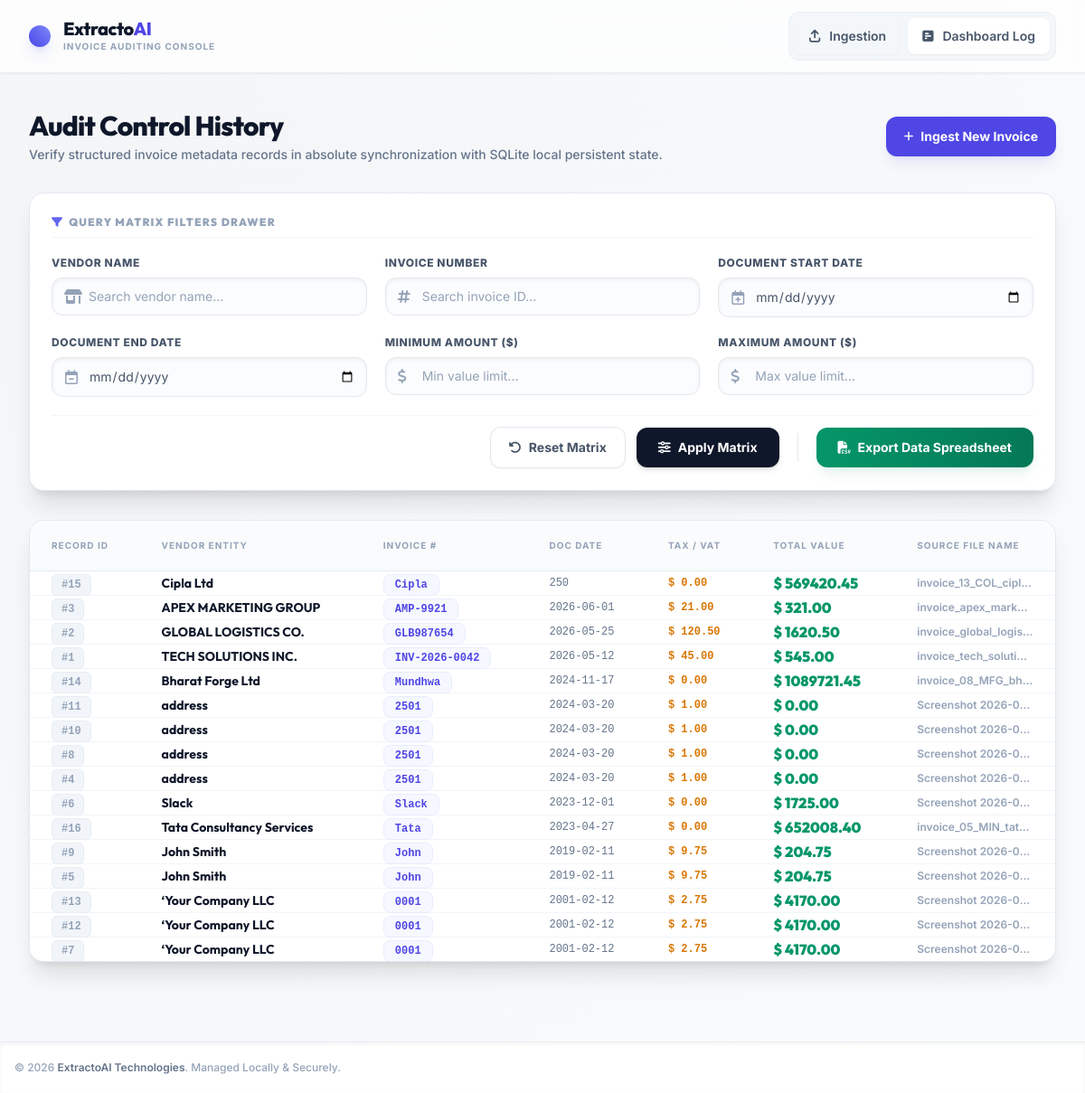
/dashboard, run on the app's committed database.
### tables this page shows
CREATE TABLE invoices (
            id INTEGER PRIMARY KEY AUTOINCREMENT,
            vendor_name TEXT NOT NULL,
            invoice_number TEXT NOT NULL,
            invoice_date TEXT NOT NULL,
            tax_amount REAL DEFAULT 0.00,
            total_amount REAL DEFAULT 0.00,
            file_name TEXT,
            uploaded_at TIMESTAMP DEFAULT CURRENT_TIMESTAMP
        );

### app.py (the view)
@app.route('/dashboard')
def dashboard():
    query, params = build_dashboard_query(request.args)
    conn = get_db_connection()
    invoices = conn.execute(query, params).fetchall()
    conn.close()
    total_invoices = len(invoices)
    gross_spend = sum(row['total_amount'] for row in invoices)
    total_tax = sum(row['tax_amount'] for row in invoices)
    metrics = {
        "total_invoices": total_invoices,
        "gross_spend": gross_spend,
        "total_tax": total_tax
    }
    return render_template('dashboard.html', invoices=invoices, filters=request.args, metrics=metrics)

### app.py (called while the page is built)
def get_db_connection():
    conn = sqlite3.connect(Config.DATABASE_PATH)
    conn.row_factory = sqlite3.Row  # Access columns by name like a dict
    return conn

### templates/dashboard.html (shortened to what this page needs)
{% extends 'base.html' %}
{% block content %}
<div class="space-y-8">
    <div class="flex flex-col sm:flex-row justify-between items-start sm:items-center gap-4">
        <div>
            <h1 class="text-3xl font-extrabold text-slate-900 tracking-tight font-heading">Audit Control History</h1>
            <p class="text-sm text-slate-500 mt-1 font-medium">Verify structured invoice metadata records in absolute synchronization with SQLite local persistent state.</p>
        </div>
        <a href="/" class="inline-flex items-center gap-2 bg-indigo-600 hover:bg-indigo-700 text-white font-bold text-sm px-5 py-3 rounded-xl shadow-lg shadow-indigo-600/10 transition-all duration-200 active:scale-95">
            <i class="fa-solid fa-plus text-xs"></i> Ingest New Invoice
        </a>
    </div>
    <div class="bg-white p-6 rounded-2xl border border-slate-200 shadow-xl glass-card custom-glow">
        <form method="GET" action="/dashboard" class="space-y-5">
            <h4 class="text-xs font-black text-slate-400 uppercase tracking-widest border-b border-slate-100 pb-2 flex items-center gap-1.5 select-none">
                <i class="fa-solid fa-filter text-indigo-500"></i> Query Matrix Filters Drawer
            </h4>
            <div class="grid grid-cols-1 sm:grid-cols-2 md:grid-cols-3 gap-5">
                <div>
                    <label for="vendor_name" class="block text-xs font-extrabold text-slate-600 uppercase tracking-wider mb-2">Vendor Name</label>
                    <div class="relative">
                        <span class="absolute inset-y-0 left-0 pl-3.5 flex items-center text-slate-400"><i class="fa-solid fa-shop"></i></span>
                        <input type="text" id="vendor_name" name="vendor_name" value="{{ filters.vendor_name | default('') }}" placeholder="Search vendor name..." class="w-full text-sm py-2.5 pl-10 pr-3 border border-slate-200 rounded-xl shadow-inner focus:outline-none focus:border-indigo-500 focus:ring-1 focus:ring-indigo-500 placeholder-slate-400 bg-slate-50/50">
                    </div>
                </div>
                <div>
                    <label for="invoice_number" class="block text-xs font-extrabold text-slate-600 uppercase tracking-wider mb-2">Invoice Number</label>
                    <div class="relative">
                        <span class="absolute inset-y-0 left-0 pl-3.5 flex items-center text-slate-400"><i class="fa-solid fa-hashtag"></i></span>
                        <input type="text" id="invoice_number" name="invoice_number" value="{{ filters.invoice_number | default('') }}" placeholder="Search invoice ID..." class="w-full text-sm py-2.5 pl-10 pr-3 border border-slate-200 rounded-xl shadow-inner focus:outline-none focus:border-indigo-500 focus:ring-1 focus:ring-indigo-500 placeholder-slate-400 bg-slate-50/50">
                    </div>
                </div>
                <div>
                    <label for="start_date" class="block text-xs font-extrabold text-slate-600 uppercase tracking-wider mb-2">Document Start Date</label>
                    <div class="relative">
                        <span class="absolute inset-y-0 left-0 pl-3.5 flex items-center text-slate-400"><i class="fa-regular fa-calendar-plus"></i></span>
                        <input type="date" id="start_date" name="start_date" value="{{ filters.start_date | default('') }}" class="w-full text-sm py-2.5 pl-10 pr-3 border border-slate-200 rounded-xl shadow-inner focus:outline-none focus:border-indigo-500 focus:ring-1 focus:ring-indigo-500 text-slate-600 bg-slate-50/50">
                    </div>
                </div>
                <div>
                    <label for="end_date" class="block text-xs font-extrabold text-slate-600 uppercase tracking-wider mb-2">Document End Date</label>
                    <div class="relative">
                        <span class="absolute inset-y-0 left-0 pl-3.5 flex items-center text-slate-400"><i class="fa-regular fa-calendar-minus"></i></span>
                        <input type="date" id="end_date" name="end_date" value="{{ filters.end_date | default('') }}" class="w-full text-sm py-2.5 pl-10 pr-3 border border-slate-200 rounded-xl shadow-inner focus:outline-none focus:border-indigo-500 focus:ring-1 focus:ring-indigo-500 text-slate-600 bg-slate-50/50">
                    </div>
                </div>
                <div>
                    <label for="min_amount" class="block text-xs font-extrabold text-slate-600 uppercase tracking-wider mb-2">Minimum Amount ($)</label>
                    <div class="relative">
                        <span class="absolute inset-y-0 left-0 pl-3.5 flex items-center text-slate-400"><i class="fa-solid fa-dollar-sign"></i></span>
                        <input type="number" step="0.01" min="0" id="min_amount" name="min_amount" value="{{ filters.min_amount | default('') }}" placeholder="Min value limit..." class="w-full text-sm py-2.5 pl-10 pr-3 border border-slate-200 rounded-xl shadow-inner focus:outline-none focus:border-indigo-500 focus:ring-1 focus:ring-indigo-500 placeholder-slate-400 bg-slate-50/50">
                    </div>
                </div>
                <div>
                    <label for="max_amount" class="block text-xs font-extrabold text-slate-600 uppercase tracking-wider mb-2">Maximum Amount ($)</label>
                    <div class="relative">
                        <span class="absolute inset-y-0 left-0 pl-3.5 flex items-center text-slate-400"><i class="fa-solid fa-dollar-sign"></i></span>
                        <input type="number" step="0.01" min="0" id="max_amount" name="max_amount" value="{{ filters.max_amount | default('') }}" placeholder="Max value limit..." class="w-full text-sm py-2.5 pl-10 pr-3 border border-slate-200 rounded-xl shadow-inner focus:outline-none focus:border-indigo-500 focus:ring-1 focus:ring-indigo-500 placeholder-slate-400 bg-slate-50/50">
                    </div>
                </div>
            </div>
            <div class="flex flex-col sm:flex-row justify-end items-center gap-3 pt-3 border-t border-slate-100/80">
                <a href="/dashboard" class="w-full sm:w-auto inline-flex items-center justify-center gap-2 border border-slate-200 bg-white hover:bg-slate-50 text-slate-600 font-bold text-sm px-5 py-3 rounded-xl shadow-sm transition-colors active:scale-95">
                    <i class="fa-solid fa-rotate-left"></i> Reset Matrix
                </a>
                <button type="submit" class="w-full sm:w-auto inline-flex items-center justify-center gap-2 bg-slate-900 hover:bg-black text-white font-bold text-sm px-6 py-3 rounded-xl shadow-md transition-all active:scale-95">
                    <i class="fa-solid fa-sliders"></i> Apply Matrix
                </button>
                <a href="/export?vendor_name={{ filters.vendor_name | default('') }}&invoice_number={{ filters.invoice_number | default('') }}&start_date={{ filters.start_date | default('') }}&end_date={{ filters.end_date | default('') }}&min_amount={{ filters.min_amount | default('') }}&max_amount={{ filters.max_amount | default('') }}" class="w-full sm:w-auto inline-flex items-center justify-center gap-2 bg-gradient-to-r from-emerald-600 to-emerald-700 hover:from-emerald-700 hover:to-emerald-800 text-white font-bold text-sm px-6 py-3 rounded-xl shadow-lg shadow-emerald-600/10 transition-all duration-200 active:scale-95">
                    <i class="fa-solid fa-file-csv"></i> Export Data Spreadsheet
                </a>
            </div>
        </form>
    </div>
    <div class="bg-white rounded-2xl border border-slate-200 shadow-xl overflow-hidden glass-card custom-glow">
        <div class="overflow-x-auto">
            <table class="min-w-full divide-y divide-slate-200/85">
                <thead class="bg-slate-50/80 text-[10px] font-black text-slate-400 uppercase tracking-widest select-none">
                    <tr>
                        <th scope="col" class="px-6 py-5 text-left">Record ID</th>
                        <th scope="col" class="px-6 py-5 text-left">Vendor Entity</th>
                        <th scope="col" class="px-6 py-5 text-left">Invoice #</th>
                        <th scope="col" class="px-6 py-5 text-left">Doc Date</th>
                        <th scope="col" class="px-6 py-5 text-left">Tax / VAT</th>
                        <th scope="col" class="px-6 py-5 text-left">Total Value</th>
                        <th scope="col" class="px-6 py-5 text-left">Source File Name</th>
                    </tr>
                </thead>
                <tbody class="bg-white/50 divide-y divide-slate-100 text-sm text-slate-700 font-medium">
                    {% if invoices %}
                        {% for row in invoices %}
                        <tr class="hover:bg-indigo-50/20 transition-colors duration-150">
                            <td class="px-6 py-4.5">
                                <span class="font-mono text-slate-400 font-bold bg-slate-100 px-2.5 py-1 rounded-md text-xs border border-slate-200/60">#{{ row.id }}</span>
                            </td>
                            <td class="px-6 py-4.5 font-bold text-slate-900 font-heading">
                                {{ row.vendor_name }}
                            </td>
                            <td class="px-6 py-4.5">
                                <span class="font-mono font-bold text-indigo-600 bg-indigo-50/50 border border-indigo-100/60 px-3 py-1 rounded-lg text-xs">{{ row.invoice_number }}</span>
                            </td>
                            <td class="px-6 py-4.5 text-slate-500 font-mono text-xs">
                                {{ row.invoice_date }}
                            </td>
                            <td class="px-6 py-4.5 font-bold text-amber-600 font-mono text-xs">
                                $ {{ "%.2f"|format(row.tax_amount) }}
                            </td>
                            <td class="px-6 py-4.5">
                                <span class="font-black text-emerald-600 font-heading text-base">$ {{ "%.2f"|format(row.total_amount) }}</span>
                            </td>
                            <td class="px-6 py-4.5 text-xs text-slate-400 truncate max-w-[160px] font-semibold" title="{{ row.file_name }}">
                                {{ row.file_name }}
                            </td>
                        </tr>
                        {% endfor %}
                    {% endif %}
                </tbody>
            </table>
        </div>
    </div>
</div>
{% endblock %}

### templates/base.html (shortened to what this page needs)
<!DOCTYPE html>
<html lang="en">
<head>
    <script src="https://cdn.tailwindcss.com"></script>
    <link rel="stylesheet" href="https://cdnjs.cloudflare.com/ajax/libs/font-awesome/6.4.0/css/all.min.css">
</head>
<body class="min-h-screen flex flex-col antialiased text-slate-800">
    <header class="sticky top-0 z-50 bg-white/70 backdrop-blur-md border-b border-slate-200/80 shadow-sm transition-all duration-200">
        <div class="max-w-7xl mx-auto px-4 sm:px-6 lg:px-8">
            <div class="flex justify-between h-20 items-center">
                <div class="flex items-center gap-3 group.">
                    <a href="/" class="flex items-center gap-3.5 select-none">
                        <div class="bg-gradient-to-tr from-indigo-600 via-indigo-500 to-indigo-400 text-white p-3 rounded-xl shadow-lg shadow-indigo-500/20 flex items-center justify-center transform transition-transform group-hover:scale-105 duration-300">
                        </div>
                        <div>
                            <span class="font-extrabold text-slate-900 tracking-tight block text-xl leading-none font-heading">Extracto<span class="text-indigo-600">AI</span></span>
                            <span class="text-[10px] text-slate-400 font-bold tracking-widest uppercase mt-0.5 block">Invoice Auditing Console</span>
                        </div>
                    </a>
                </div>
                <nav class="flex space-x-2 bg-slate-100/80 p-1.5 rounded-xl border border-slate-200/50">
                    <a href="/" class="inline-flex items-center gap-2.5 text-sm font-semibold px-4 py-2.5 rounded-lg transition-all duration-200 text-slate-600 hover:text-indigo-600 hover:bg-white/80 active:scale-95 shadow-sm hover:shadow-indigo-500/5" id="nav-upload">
                        <i class="fa-solid fa-arrow-up-from-bracket"></i>
                        <span class="hidden sm:inline">Ingestion</span>
                    </a>
                    <a href="/dashboard" class="inline-flex items-center gap-2.5 text-sm font-semibold px-4 py-2.5 rounded-lg transition-all duration-200 text-slate-600 hover:text-indigo-600 hover:bg-white/80 active:scale-95 shadow-sm hover:shadow-indigo-500/5" id="nav-dashboard">
                        <i class="fa-solid fa-square-poll-horizontal"></i>
                        <span class="hidden sm:inline">Dashboard Log</span>
                    </a>
                </nav>
            </div>
        </div>
    </header>
    <main class="flex-1 max-w-7xl w-full mx-auto px-4 sm:px-6 lg:px-8 py-10">
        {% block content %}
        {% endblock %}
    </main>
    <footer class="bg-white border-t border-slate-200/80 py-5 text-center text-xs text-slate-400 font-medium mt-12 shadow-inner">
        <div class="max-w-7xl mx-auto px-4 flex flex-col sm:flex-row justify-between items-center gap-4">
            <div>
                &copy; 2026 <span class="font-semibold text-slate-500">ExtractoAI Technologies</span>. Managed Locally & Securely.
            </div>
        </div>
    </footer>
</body>
</html>

### templates/base.html (style rules this page uses)
body { font-family: 'Inter', sans-serif; background: radial-gradient(circle at 10% 20%, rgba(243, 244, 246, 0.9) 0%, rgba(248, 250, 252, 1) 90.7%); }
h1, h2, h3, h4, .font-heading { font-family: 'Outfit', sans-serif; }
.glass-card { background: rgba(255, 255, 255, 0.85); backdrop-filter: blur(12px); border: 1px solid rgba(226, 232, 240, 0.8); }
.custom-glow { box-shadow: 0 10px 30px -10px rgba(99, 102, 241, 0.15); }

### data on the page
invoices: id "15", vendor_name "Cipla Ltd", invoice_number "Cipla", invoice_date "250", tax_amount "0.00", total_amount "569420.45", file_name "invoice_13_COL_cipl…"
invoices: id "3", vendor_name "APEX MARKETING GROUP", invoice_number "AMP-9921", invoice_date "2026-06-01", tax_amount "21.00", total_amount "321.00", file_name "invoice_apex_mark…"
invoices: id "2", vendor_name "GLOBAL LOGISTICS CO.", invoice_number "GLB987654", invoice_date "2026-05-25", tax_amount "120.50", total_amount "1620.50", file_name "invoice_global_logis…"
invoices: id "1", vendor_name "TECH SOLUTIONS INC.", invoice_number "INV-2026-0042", invoice_date "2026-05-12", tax_amount "45.00", total_amount "545.00", file_name "invoice_tech_soluti…"
invoices: id "14", vendor_name "Bharat Forge Ltd", invoice_number "Mundhwa", invoice_date "2024-11-17", tax_amount "0.00", total_amount "1089721.45", file_name "invoice_08_MFG_bh…"
invoices: id "11", vendor_name "address", invoice_number "2501", invoice_date "2024-03-20", tax_amount "1.00", total_amount "0.00", file_name "Screenshot 2026-0…"
invoices: id "10", vendor_name "address", invoice_number "2501", invoice_date "2024-03-20", tax_amount "1.00", total_amount "0.00", file_name "Screenshot 2026-0…"
invoices: id "8", vendor_name "address", invoice_number "2501", invoice_date "2024-03-20", tax_amount "1.00", total_amount "0.00", file_name "Screenshot 2026-0…"
invoices: id "4", vendor_name "address", invoice_number "2501", invoice_date "2024-03-20", tax_amount "1.00", total_amount "0.00", file_name "Screenshot 2026-0…"
invoices: id "6", vendor_name "Slack", invoice_number "Slack", invoice_date "2023-12-01", tax_amount "0.00", total_amount "1725.00", file_name "Screenshot 2026-0…"
invoices: id "16", vendor_name "Tata Consultancy Services", invoice_number "Tata", invoice_date "2023-04-27", tax_amount "0.00", total_amount "652008.40", file_name "invoice_05_MIN_tat…"
invoices: id "9", vendor_name "John Smith", invoice_number "John", invoice_date "2019-02-11", tax_amount "9.75", total_amount "204.75", file_name "Screenshot 2026-0…"
invoices: id "5", vendor_name "John Smith", invoice_number "John", invoice_date "2019-02-11", tax_amount "9.75", total_amount "204.75", file_name "Screenshot 2026-0…"
invoices: id "13", vendor_name "‘Your Company LLC", invoice_number "0001", invoice_date "2001-02-12", tax_amount "2.75", total_amount "4170.00", file_name "Screenshot 2026-0…"
invoices: id "12", vendor_name "‘Your Company LLC", invoice_number "0001", invoice_date "2001-02-12", tax_amount "2.75", total_amount "4170.00", file_name "Screenshot 2026-0…"
invoices: id "7", vendor_name "‘Your Company LLC", invoice_number "0001", invoice_date "2001-02-12", tax_amount "2.75", total_amount "4170.00", file_name "Screenshot 2026-0…"
